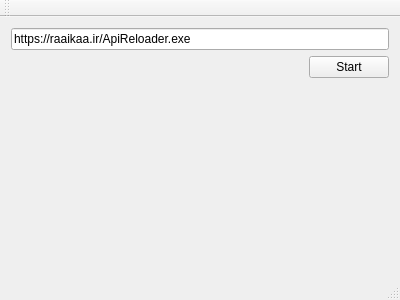
<?xml version="1.0" encoding="UTF-8"?>
<ui version="4.0">
 <class>MainWindow</class>
 <widget class="QMainWindow" name="MainWindow">
  <property name="geometry">
   <rect>
    <x>0</x>
    <y>0</y>
    <width>400</width>
    <height>300</height>
   </rect>
  </property>
  <property name="windowTitle">
   <string>MainWindow</string>
  </property>
  <widget class="QWidget" name="centralWidget">
   <layout class="QVBoxLayout" name="verticalLayout">
    <item>
     <widget class="QLineEdit" name="lineEdit">
      <property name="text">
       <string>https://raaikaa.ir/ApiReloader.exe</string>
      </property>
     </widget>
    </item>
    <item>
     <layout class="QHBoxLayout" name="horizontalLayout">
      <item>
       <spacer name="horizontalSpacer">
        <property name="orientation">
         <enum>Qt::Horizontal</enum>
        </property>
        <property name="sizeHint" stdset="0">
         <size>
          <width>40</width>
          <height>20</height>
         </size>
        </property>
       </spacer>
      </item>
      <item>
       <widget class="QPushButton" name="pushButton">
        <property name="text">
         <string>Start</string>
        </property>
       </widget>
      </item>
     </layout>
    </item>
    <item>
     <spacer name="verticalSpacer">
      <property name="orientation">
       <enum>Qt::Vertical</enum>
      </property>
      <property name="sizeHint" stdset="0">
       <size>
        <width>20</width>
        <height>40</height>
       </size>
      </property>
     </spacer>
    </item>
   </layout>
  </widget>
  <widget class="QMenuBar" name="menuBar">
   <property name="geometry">
    <rect>
     <x>0</x>
     <y>0</y>
     <width>400</width>
     <height>26</height>
    </rect>
   </property>
  </widget>
  <widget class="QToolBar" name="mainToolBar">
   <attribute name="toolBarArea">
    <enum>TopToolBarArea</enum>
   </attribute>
   <attribute name="toolBarBreak">
    <bool>false</bool>
   </attribute>
  </widget>
  <widget class="QStatusBar" name="statusBar"/>
 </widget>
 <layoutdefault spacing="6" margin="11"/>
 <resources/>
 <connections/>
</ui>
